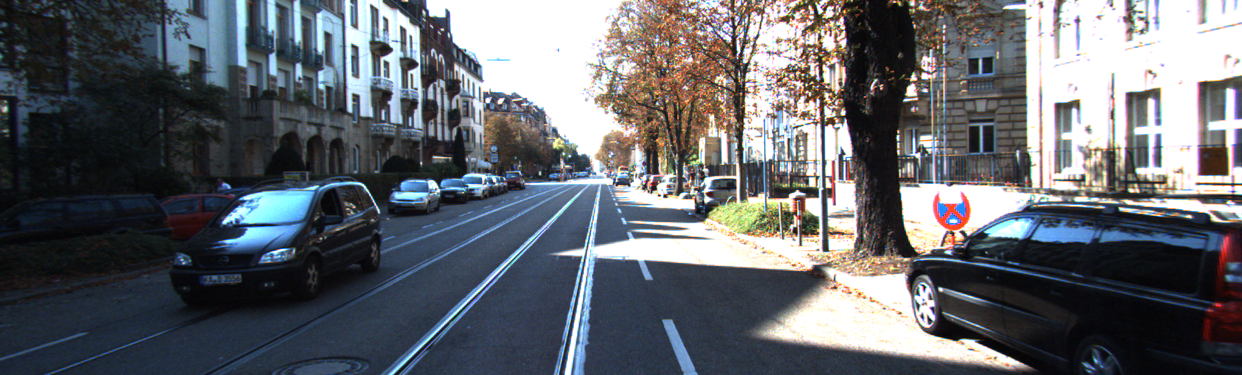
#> input picture data/left/000000_10.png, 1242 x 375 px, found by its file name
$ python disparity_calculation.py
#> lines starting #> are read from the running program, lines starting #| are printed output that depends on the picture
import cv2

image_path_left = "data/left/000000_10.png"
image_path_right = "data/right/000000_10.png"

left_img = cv2.imread(image_path_left, cv2.IMREAD_GRAYSCALE)
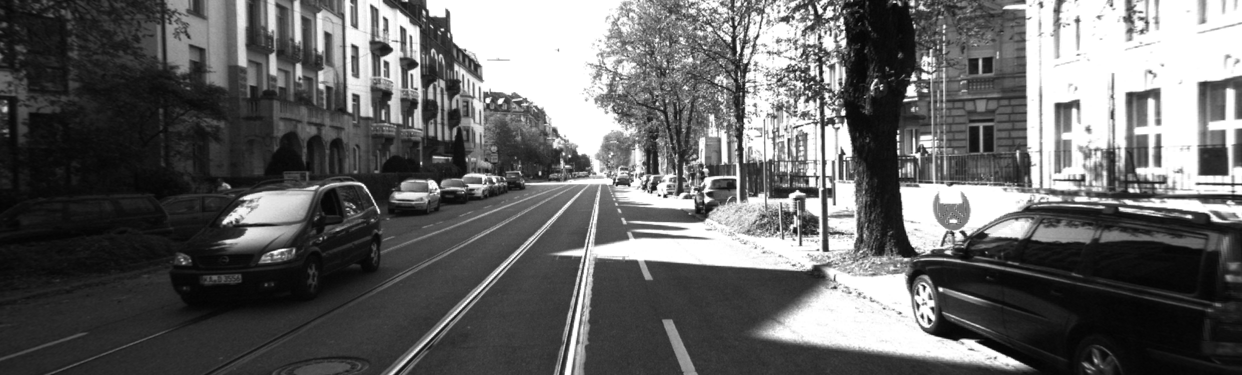
#> left_img: shape (375, 1242); min 3, max 255, mean 101.3
right_img = cv2.imread(image_path_right, cv2.IMREAD_GRAYSCALE)
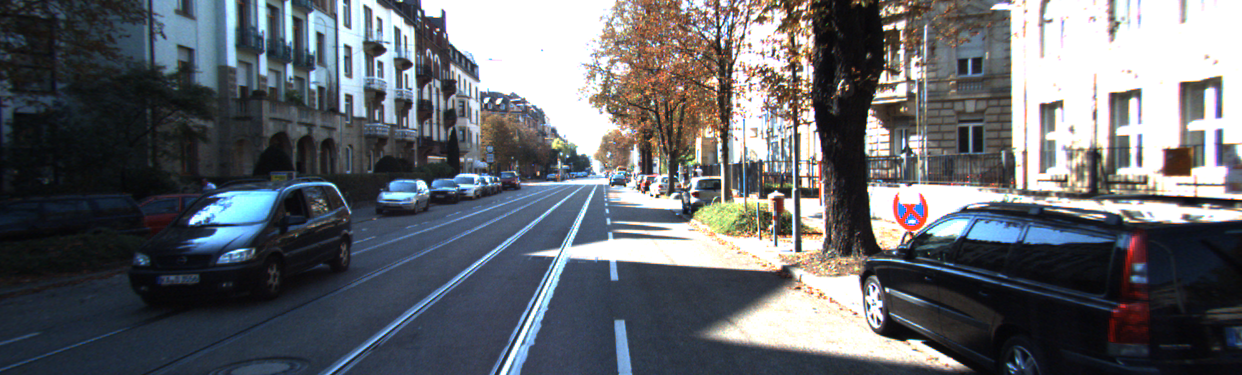
#> input picture data/right/000000_10.png, 1242 x 375 px, found by its file name
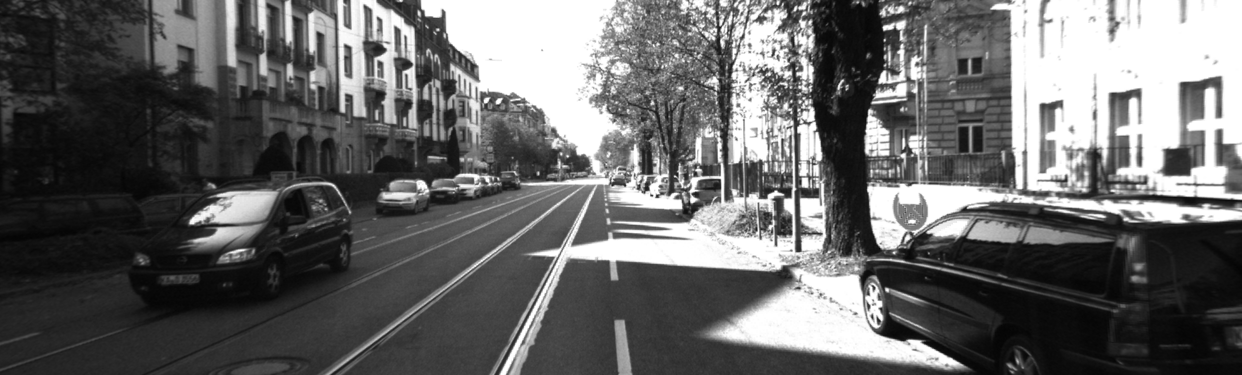
#> right_img: shape (375, 1242); min 4, max 255, mean 102.5

stereo = cv2.StereoSGBM_create(
    minDisparity=0,
    numDisparities=16*8,
    blockSize=5
)

disparity = stereo.compute(left_img, right_img)
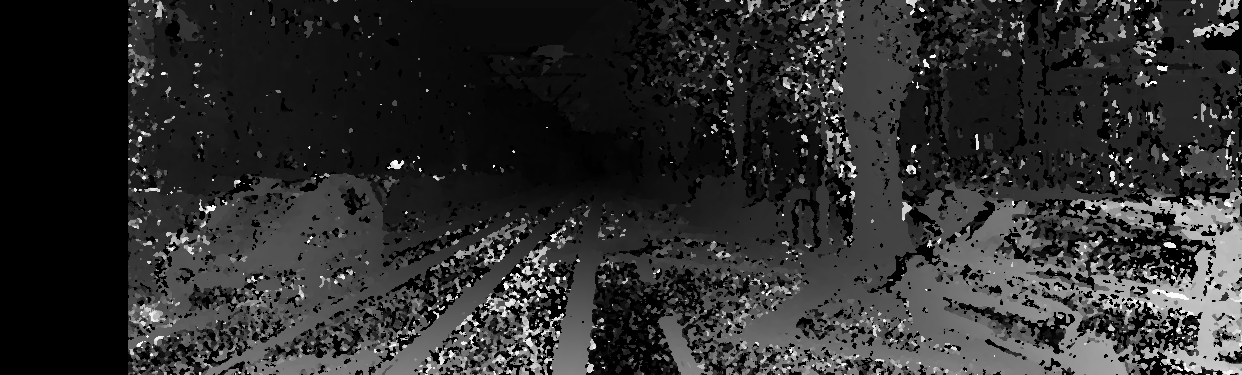
#> disparity: shape (375, 1242) int16; min -16, max 2032, mean 357.7; drawn with min black and max white

disp_vis = cv2.normalize(
    disparity,
    None,
    0,
    255,
    cv2.NORM_MINMAX
)

disp_vis = disp_vis.astype("uint8")

cv2.imwrite(
    "outputs/disparity.png",
    disp_vis
)
